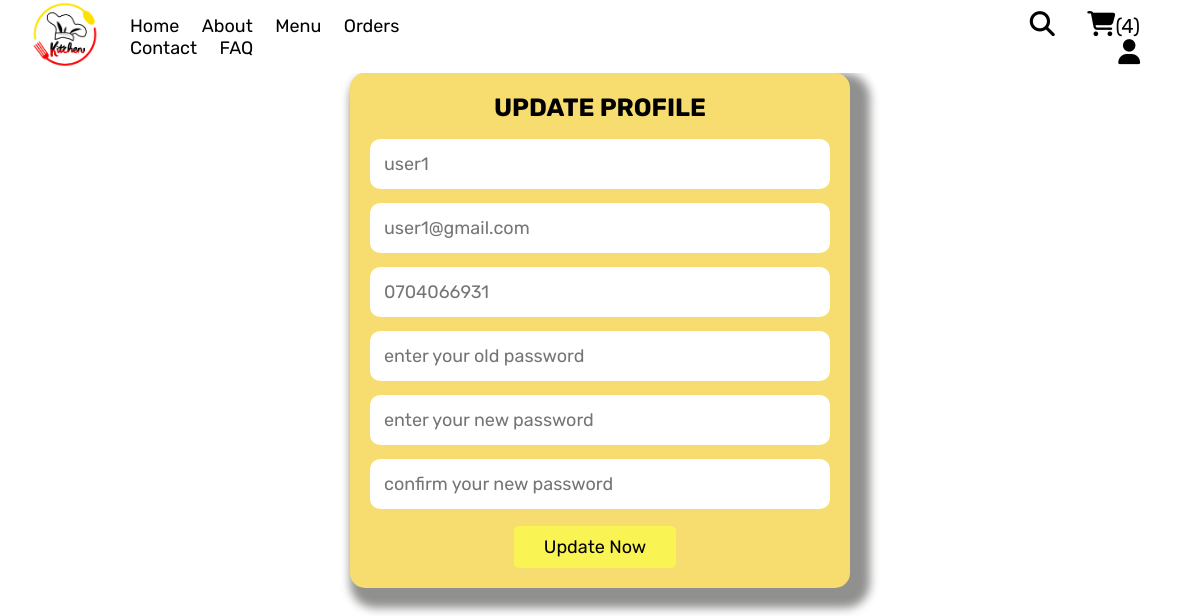
Screenshot of /updateprofile.php (signed in) with the database file from the repository.
### tables this page shows
CREATE TABLE IF NOT EXISTS `users` (
  `id` int NOT NULL AUTO_INCREMENT,
  `name` varchar(20) NOT NULL,
  `email` varchar(50) NOT NULL,
  `number` varchar(10) NOT NULL,
  `password` varchar(50) NOT NULL,
  `address` varchar(500) NOT NULL,
  PRIMARY KEY (`id`)
);

### updateprofile.php (the view, shortened to what this page needs)
<?php
include 'component/connect.php';
?>
<!DOCTYPE html>
<html lang="en">
<head>
   <link rel="stylesheet" href="https://cdnjs.cloudflare.com/ajax/libs/font-awesome/6.1.1/css/all.min.css">
   <link rel="stylesheet" href="css/style.css">
</head>
<body>
<?php include 'component/user_header.php'; ?>
<section class="form-container update-form">
   <form action="" method="post">
      <h3>update profile</h3>
      <input type="text" name="name" placeholder="<?= $fetch_profile['name']; ?>" class="box" maxlength="50">
      <input type="email" name="email" placeholder="<?= $fetch_profile['email']; ?>" class="box" maxlength="50" oninput="this.value = this.value.replace(/\s/g, '')">
      <input type="number" name="number" placeholder="<?= $fetch_profile['number']; ?>"" class="box" min="0" max="9999999999" maxlength="10">
      <input type="password" name="old_pass" placeholder="enter your old password" class="box" maxlength="50" oninput="this.value = this.value.replace(/\s/g, '')">
      <input type="password" name="new_pass" placeholder="enter your new password" class="box" maxlength="50" oninput="this.value = this.value.replace(/\s/g, '')">
      <input type="password" name="confirm_pass" placeholder="confirm your new password" class="box" maxlength="50" oninput="this.value = this.value.replace(/\s/g, '')">
      <input type="submit" value="update now" name="submit" class="btn">
   </form>
</section>

### css/style.css (style rules this page uses)
* { font-family:'Rubik',sans-serif; margin:0; padding:0; box-sizing:border-box; outline:none; border:none; text-decoration:none; }
html { font-size:62.5%; scroll-behavior:smooth; stop-opacity:7rem; }
.btn, .delete-btn { margin-top:1rem; display: inline-block; font-size:1rem; padding:1rem 3rem; cursor: pointer; text-transform: capitalize; transition: .2 linear; }
.btn { background-color:#F9F453; color:black; border-radius:5px; font-size:1.8rem; margin-right:3rem; margin-left: 2rem; }
.form-container form { padding:2rem; background-color: #F7DC6F ; border-radius:1.5rem; color:black; text-align: center; max-width:40rem; margin: 3rem auto; box-shadow:1rem 1rem 1rem 1rem #90908F ; }
.form-container form h3 { font-size:2.8rem; text-transform:capitalize; margin-bottom:1rem; }
.form-container form .box { width:100%; margin:1rem 0; font-size:1.8rem; color:black; padding: 1.4rem; border-radius:1rem; }
.form-container form { border:var(--border); margin:0 auto; max-width: 50rem; padding:2rem; text-align: center; }
.form-container form h3 { font-size: 2.5rem; color:var(--black); text-transform: uppercase; margin-bottom: 1rem; }
.form-container form .box { margin:.7rem 0; width: 100%; border:var(--border); padding:1.4rem; font-size: 1.8rem; color:var(--black); }

### rows the page displays
users: name "user1", email "user1@gmail.com", number "0704066931"

### other values shown
$total_cart_items "4"
